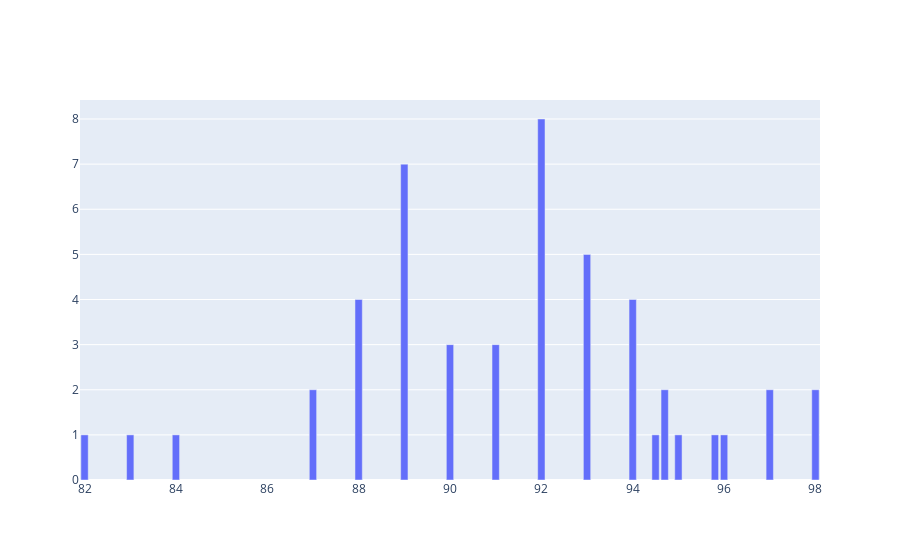

Notebook cell for this chart:
### Markdown cell above
# high school entrance average

### Code cell
data = dataframe["What was your high school entrance average? (out of 100)"].value_counts()
values = []
labels = []
for i,v in data.items():
    values.append(v)
    labels.append(i)
fig = go.Figure([go.Bar(x=labels, y=values)])
fig.show()

### Figure 1 — Plotly figure (JSON) as saved in the notebook; plotly's stock layout.template omitted (floating-point values rounded to 4 significant figures)
{"data": [{"type": "bar", "x": [92, 89, 93, 88, 94, 90, 91, 97, 94.7, 87, 98, 95.8, 83, 82, 95, 94.5, 96, 84], "y": [8, 7, 5, 4, 4, 3, 3, 2, 2, 2, 2, 1, 1, 1, 1, 1, 1, 1]}], "layout": {}}
